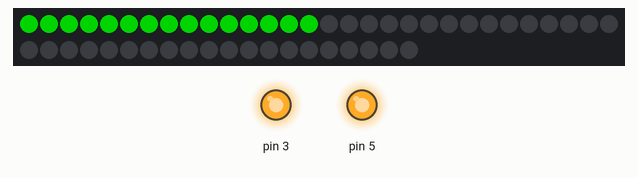
This sketch was run on a simulated Arduino Uno, built with avr-gcc and run on an emulated ATmega328P. Shown: 50 RGB LEDs in strip order, left to right, continuing on the next row, output pins drawn as LEDs (lit = HIGH). Dim RGB values are drawn brighter than linear.

Above: at 0.1 s.
At 8.9 s:
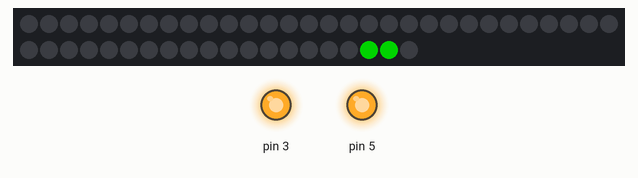

The sketch:

fastLedTeste.ino
```cpp
//#define ALLOW_INTERRUPTS 0
#include "FastLED.h"

#define NUM_LEDS 50
#define DATA_PIN 0


CRGB fita[NUM_LEDS]; //modo normal ---->usar BGR
//CRGBArray<500> leds; //setMode  ---->usar GRB

int atual_pos = 0;
int8_t offset = 1;
int final_pos = 49;
char direcao = 'i';
unsigned long tempo = 0;
volatile char FLAG_ISR = 0;

void setup() {
  // sanity check delay - allows reprogramming if accidently blowing power w/leds
  //delay(2000);
  //Serial.begin(115200);
  pinMode(5, OUTPUT);
  pinMode(3, OUTPUT);
  digitalWrite(3,HIGH);
  digitalWrite(5, LOW); //garante que a raia ta desligada

  FastLED.addLeds<WS2811, DATA_PIN, BRG>(fita, NUM_LEDS); //800KHZ
  FastLED.setBrightness(255);

//  for (int i = 0; i < 4; i++){
//    fita[i] = CRGB::Blue;
//  }
//  FastLED.show();
//  delay(100000);
  digitalWrite(5, HIGH);
  initTimer();
  OCR1A = 1594; //15s total
  setSinalizaComeco();
  startSinalizaComeco();

  setFirstLed();


}
void loop() {
  state();


  //  for (int whiteLed = 1; whiteLed < NUM_LEDS; whiteLed++) {
  //    // Turn our current led on to white, then show the leds
  //    leds[whiteLed] = CRGB::Blue;
  //
  //    // Show the leds (only one of which is set to white, from above)
  //    FastLED.show();
  //
  //    // Wait a little bit
  //    delay(100);
  //
  //    // Turn our current led back to black for the next loop around
  //    leds[whiteLed] = CRGB::Black;
  //  }

  //  int i;
  //  FastLED.clear();
  //  sinaliza_comeco();
  //  for (i = 0; i < NUM_LEDS - 1; i++) {
  //    leds(i, i + 1) = CRGB::Red;
  //    FastLED.delay(100);
  //
  //    leds(i, i + 1) = CRGB::Black;
  //  }
  //  for (; i > 0; i--) {
  //    leds(i, i - 1) = CRGB::Red;
  //    FastLED.delay(100);
  //    leds(i, i - 1) = CRGB::Black;
  //  }

}

void state() {
  substate();
}

void substate() {
  treinar();
}
void treinar() {
  if (FLAG_ISR == 'A') {
    FLAG_ISR = 0;

    if (atual_pos + offset <= NUM_LEDS - 1 && atual_pos + offset >= 0)   fita[atual_pos + offset] = fita[atual_pos]; //acende de dois em dois pixels
    if (atual_pos - offset <= NUM_LEDS - 1 && atual_pos - offset >= 0)   fita[atual_pos - offset] = CRGB::Black; //apaga pixel anterior
    atual_pos += offset;

    if (atual_pos == final_pos) { //FIM DO TRECHO
      if (atual_pos - offset <= NUM_LEDS - 1 && atual_pos - offset >= 0)   fita[atual_pos - offset] = CRGB::Black; //apaga pixel anterior
      tempo = millis() - tempo;
      TIMSK1 &= ~(1 << OCIE1A);
      //Serial.println(tempo);
      delay(1000);
      atual_pos = 0;
      setFirstLed();
      //      offset = -1;
      //      final_pos = 0;
      //      //setFirstLed();
      //      tempo = millis();
      //      TIMSK1 = ( 1 << OCIE1A);
    }
    FastLED.show();
  }
}

void sinaliza_comeco() {
  //  leds(1, 25) = CRGB::Red;
  //  //FastLED.delay(1000);
  //  for (int i = 25; i >= 1; i-=5) {
  //    leds(i,i-5) = CRGB::Black;
  //    FastLED.delay(1000);
  //  }
}

void initTimer() {
  cli();//stop interrupts

  TCCR1A = 0;// set entire TCCR1A register to 0
  TCCR1B = 0;// same for TCCR1B

  //TCNT1  = 0;//initialize counter value to 0
  //q hrs zerar o contador do timer??? RESPOSTA: apos sinaliza comeco

  //1024 prescaler
  TCCR1B |= (1 << CS12) | (1 << CS10); //15.625Khz

  OCR1B = 65535; //max valor possivel de contagem. esse comparador vai auxiliar o timer a contar mais que seu maximo
  //OCR1A SERA DEFINIDO NA LOGICA

  TIMSK1 &= ~(1 << OCIE1A) & ~(1 << OCIE1B); //comparadores comecam desabilitados. Normalmente sao habilitados nos sub estados treinar/intervalo

  sei();//allow interrupts

}

void setFirstLed() {

  fita[atual_pos] = CRGB::Green; //o primeiro pixel (posicao 0 ou NUMPIXELS - 1) smp deve receber verde nessa funcao.
  FastLED.show();
  tempo = millis();
  TCNT1 = 0;
  TIMSK1 = ( 1 << OCIE1A);

}

void setSinalizaComeco() {

  if (direcao == 'i') {
    for (int i = 19; i >= 0; i--) {
      fita[i] = CRGB::Green;
    }
  }
  else {
    for (int  i = (NUM_LEDS - 20); i <= NUM_LEDS - 1; i++) {
      fita[i] = CRGB::Green;
    }
  }
  FastLED.show();

}

void startSinalizaComeco() { //tirar esse delay dps!!!
  if (direcao == 'i') {
    int j = 19;
    int aux;
    for (int i = 0; i < 4; i++) {

      aux = j - 5;
      for (; j > aux; j--) {
        fita[j] = CRGB::Black;
      }

      FastLED.show();
      delay(1000);


    }
  }
  else {
    int j = (NUM_LEDS - 20);
    int aux;
    for (int i = 0; i < 4; i++) {
      aux = j + 5;
      delay(1000);
      for (; j < aux; j++) {
        fita[j] = CRGB::Black;
      }
      FastLED.show();
    }
  }
}

void clearAllLeds() {
  digitalWrite(5, LOW);
  FastLED.addLeds<WS2811, DATA_PIN, BRG>(fita, 250); //todos os 250 leds (maximo possivel)
  FastLED.clear();
  FastLED.show();
  digitalWrite(5, HIGH);
}

ISR(TIMER1_COMPA_vect) {
  TCNT1  = 0;
  FLAG_ISR = 'A';
}
```
